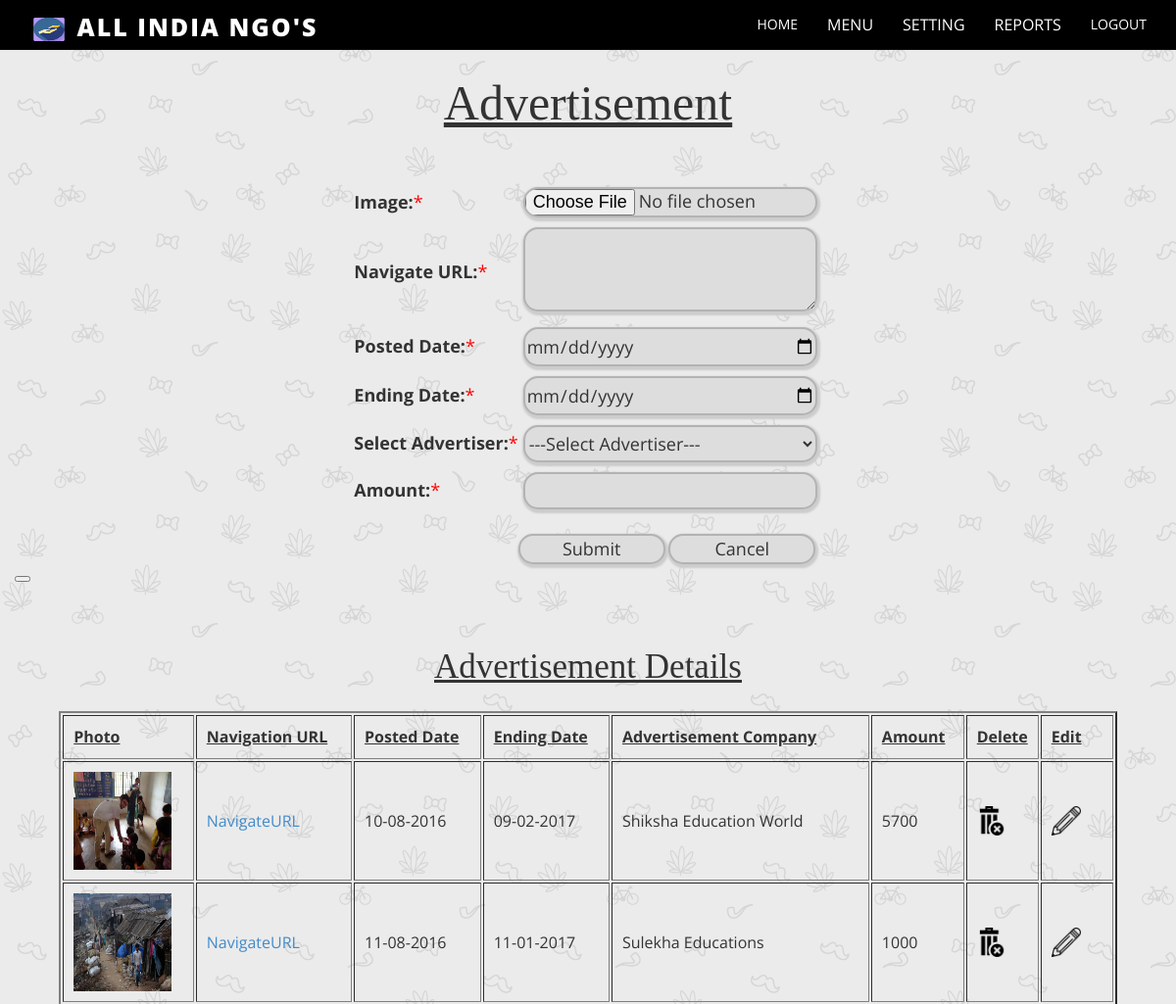
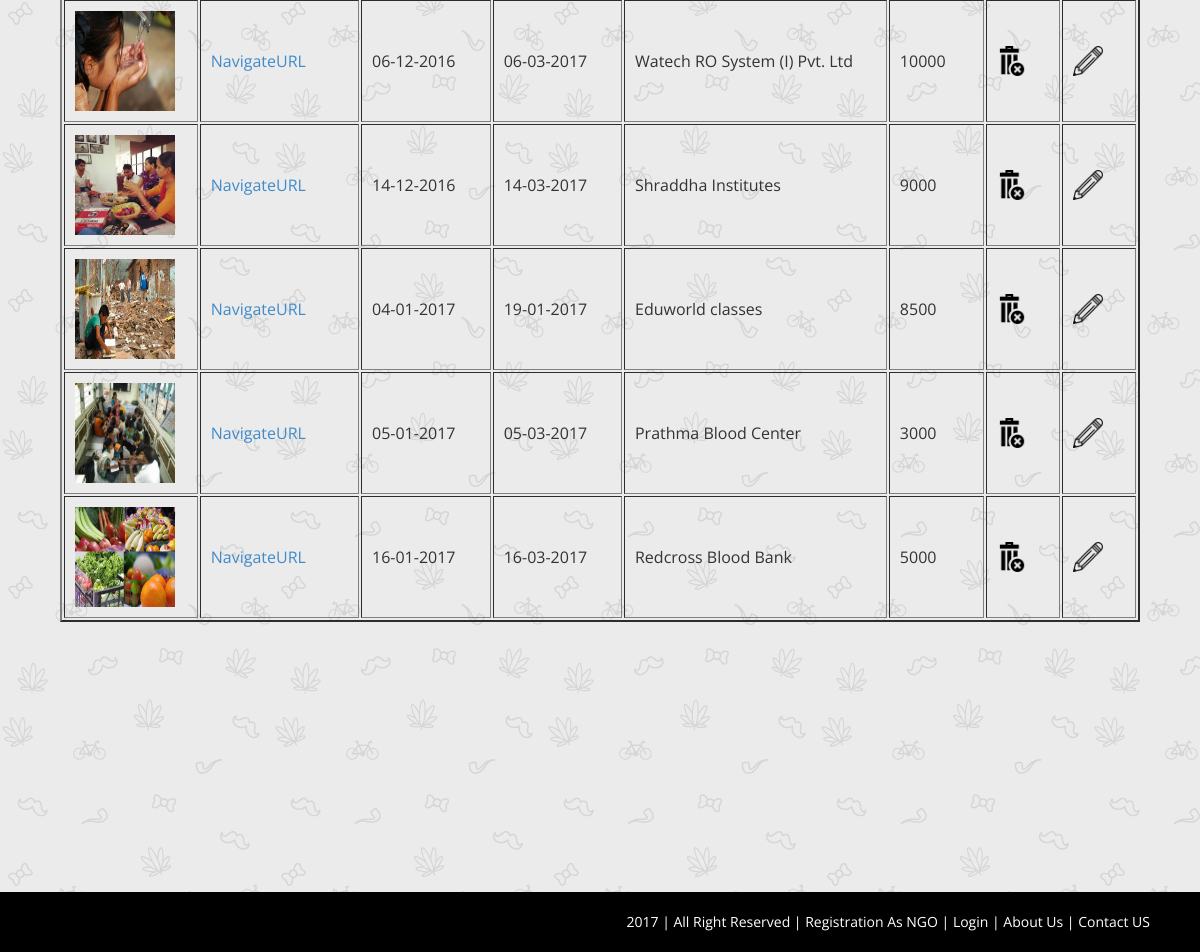
/project/advertisement.php, run on the app's committed database (2 pictures, top to bottom).
### tables this page shows
CREATE TABLE IF NOT EXISTS `advertisement_table` (
  `advertisementid` int(10) NOT NULL AUTO_INCREMENT,
  `photo` varchar(100) NOT NULL,
  `navigateURL` varchar(100) NOT NULL,
  `posteddate` date NOT NULL,
  `enddate` date NOT NULL,
  `advertiserid` int(10) NOT NULL,
  `amount` varchar(20) NOT NULL,
  PRIMARY KEY (`advertisementid`)
);

CREATE TABLE IF NOT EXISTS `advertiser_table` (
  `advertiserid` int(10) NOT NULL AUTO_INCREMENT,
  `name` varchar(30) NOT NULL,
  `companyname` varchar(30) NOT NULL,
  `contactno` varchar(15) NOT NULL,
  `emailid` varchar(30) NOT NULL,
  `regdate` date NOT NULL,
  PRIMARY KEY (`advertiserid`)
);

### project/advertisement.php (the view, shortened to what this page needs)
<?php
	include("adminheader.php");
	include("dbconnection.php");
?>
<form action="addadvertisement.php" onsubmit="return check();" name="f1" method="post" enctype="multipart/form-data">
<center>
<span class="header">Advertisement</span>
<br>
<br>
<table>
<tr>
	<td style="font-size:18px;"><b>Image:</b><span style="color:red">*</span></td>
	<td style="padding:5px"><input type="file" name="i1" style="width:300px;" class="tbox"><span id="d1" class="error"></span></td></p>
</tr>
<tr>
	<td style="font-size:18px;"><b>Navigate URL:</b><span style="color:red">*</span></td>
	<td style="padding:5px"><textarea rows="3" cols="19" name="t1" style="width:300px;font-size:18px;" class="tbox"></textarea><span id="d2" class="error"></span></td>
</tr>
<tr>
	<td style="font-size:18px;"><b>Posted Date:</b><span style="color:red">*</span></td>
	<td style="padding:5px"><input type="date" name="t2" class="tbox" style="width:300px;"><span id="d3" class="error"></span></td>
</tr>
<tr>
	<td style="font-size:18px;"><b>Ending Date:</b><span style="color:red">*</span></td>
	<td style="padding:5px"><input type="date" name="t3" class="tbox" style="width:300px;"><span id="d4" class="error"></span></td>
</tr>
<tr>
	<td style="font-size:18px;"><b>Select Advertiser:</b><span style="color:red">*</span></td>
	<td style="padding:5px"><select style="width:300px;height:38px;font-size:18px;" class="tbox" name="t4">
		<option value=0>---Select Advertiser---</option>
	    </select><span id="d5" class="error"></span>
	</td>
</tr>
<tr>
	<td style="font-size:18px;"><b>Amount:</b><span style="color:red">*</span></td>
	<td style="padding:5px"><input type="text" class="tbox" name="t5" onKeyUp="checknumber(this.value,'d6');" style="width:300px;height:38px;"><span id="d6" class="error"></span></td>
</tr>
<tr>
	<td>&nbsp;</td>
</tr>
<tr>
	<td>&nbsp;</td>
	<td><input type="submit" value="Submit" class="tbox" name="b1" style="width:150px;font-size:18px">
	<input type="reset" value="Cancel" name="b2" class="tbox" style="width:150px;font-size:18px"></td>
</tr>
</table>
</center>
<button onClick="myfunc()"></button>
</form>
<br>
<br>
<br>
<?php
	$rs=$obj->query("select *From advertisement_table a,advertiser_table t where a.advertiserid=t.advertiserid order by a.posteddate");
?>
<center>
<span class="table">Advertisement Details</span>
<br>
<br>
<table class="tbl" border=2>
<tr>
	<td style="padding:10px;font-size:16px;"><b><u>Photo</td>
	<td style="padding:10px;font-size:16px;"><b><u>Navigation URL</u></b></td>
	<td style="padding:10px;font-size:16px"><b><u>Posted Date</u></b></td>
	<td style="padding:10px;font-size:16px"><b><u>Ending Date</u></b></td>
	<td style="padding:10px;font-size:16px"><b><u>Advertisement Company</u></td>
	<td style="padding:10px;font-size:16px;"><b><u>Amount</u></b></td>
	<td style="padding:10px;font-size:16px"><b><u>Delete</u></b></td>
	<td style="padding:10px;font-size:16px"><b><u>Edit</u></b></td>
</tr>
	<?php
		while($db=$rs->fetch())
		{
	?>
	<tr>
				<td style="padding:10px"><img src='<?php echo $db["photo"]; ?>' height=100 width=100></td>
				<td style="padding:10px;font-size:16px"><a href='<?php echo $db["navigateURL"]; ?>'>NavigateURL</a></td>
				<td style="padding:10px;font-size:16px"><?php $org=$db["posteddate"]; echo date("d-m-Y", strtotime($org)); ?></td>
				<td style="padding:10px;font-size:16px"><?php $org1=$db["enddate"]; echo date("d-m-Y",strtotime($org1)); ?></td>
				<td style="padding:10px;font-size:16px"><?php echo $db["companyname"]; ?></td>
				<td style="padding:10px;font-size:16px;"><?php echo $db["amount"]; ?></td>
				<td style="padding:10px;font-size:16px" width="7%"><a href='deleteadvertisement.php?x=<?php echo $db["advertisementid"]; ?>' onclick="return confirm('You sure you want to delete?'); " ><img src="image\delete.png" height=30 width=30></a></td>
				<td style="padding:10px;font-size:16px" width="7%"><a href='editadvertisement.php?x=<?php echo $db["advertisementid"]; ?>' onclick="return confirm('You sure you want to edit?'); " ><img src="image\edit.png" height=30 width=30></a></td>
			</tr>
	<?php
	   }
	?>
</table>
</center>
<?php
	include("adminfooter.php");
?>

### project/adminheader.php (shortened to what this page needs)
<!DOCTYPE html>
<html lang="en">
<head>
    <link href="assets/css/bootstrap.css" rel="stylesheet" />
    <link href="assets/css/font-awesome.min.css" rel="stylesheet" />
    <link href="assets/css/font-awesome-animation.css" rel="stylesheet" />
    <link href="assets/css/style.css" rel="stylesheet" />
</head>
<body >
    <div class="navbar navbar-inverse navbar-fixed-top">
        <div class="container">
            <div class="navbar-header">
		<a class="navbar-brand" href="welcomeadmin.php"><img src="image\icon.png" width="40" height="30">  ALL INDIA NGO'S</a>
                            </div>
            <div class="navbar-collapse collapse">
 <ul class="nav navbar-nav navbar-right">
                    <li><a href="welcomeadmin.php">HOME</a></li>
                    <li><a href="#home-sec" onmouseover="myFunction()" class="dropbtn">MENU</a>
  </li>
                    <li><a href="#home-sec" onmouseover="myFunction1()" class="dropbtn">SETTING</a>
                     </li>
           <li><a href="#home-sec" onmouseover="myFunction2()" class="dropbtn">REPORTS</a>
	</li>
                    <li><a href="login.php">LOGOUT</a></li>
                </ul>
            </div>
        </div>
    </div>
    <section  id="services-sec">
        <div class="container">
            <div class="row ">

### project/adminfooter.php (shortened to what this page needs)
                 <div class="col-md-12 text-center" style="height:200px">
                    </div>
            </div>
        </div>
    </section>
    <section>
    </section>
    <div id="footer">
        2017 | All Right Reserved | Registration As NGO | Login | About Us | Contact US
    </div>
</body>
</html>

### project/assets/css/style.css (style rules this page uses)
.text-center { text-align:center; }
section { padding-top:20px; margin-top:50px; }
.navbar { font-size: 14px; }
.navbar-inverse { background: #000000; }
.navbar-inverse .navbar-brand { color: #ffffff; font-weight: bolder; font-size: 25px; font-weight:900; letter-spacing: 2px; }
.navbar-inverse .navbar-nav > li > a { color: #FFFFFF; }
#footer { background-color:#000; color:#fff; padding:20px 50px 20px 50px; text-align:right; }

### project/adminheader.php (style rules this page uses)
.dropbtn { color: white; padding: 16px; font-size: 16px; border: none; cursor: pointer; }

### project/advertisement.php (style rules this page uses)
.header { color:dark grey; font-family:bookman old style ; font-size:50px; text-decoration:underline; }
.table { color:dark grey; font-family:bookman old style; font-size:35px; text-decoration:underline; }
.tbox { border:2px solid #b3b3b3; background:#dddddd; width:200px; border-radius:15px; -moz-border-radius:25px; -moz-box-shadow:1px 1px 1px #ccc; -webkit-box-shadow: 1px 1px 1px 1px #ccc; box-shadow: 1px 2px 2px 2px #ccc; }
.tbl { border-collapse: separate; border-spacing: 2px 2px; border-color:dark grey; }
input[type="text"] { font-size:18px; }
input[type="file"] { font-size:18px; }
input[type="date"] { font-size:18px; }

### data on the page
advertisement_table: photo (picture), posteddate "10-08-2016", enddate "09-02-2017", advertiserid.companyname "Shiksha Education World", amount "5700"
advertisement_table: photo (picture), posteddate "11-08-2016", enddate "11-01-2017", advertiserid.companyname "Sulekha Educations", amount "1000"
advertisement_table: photo (picture), posteddate "06-12-2016", enddate "06-03-2017", advertiserid.companyname "Watech RO System (I) Pvt. Ltd", amount "10000"
advertisement_table: photo (picture), posteddate "14-12-2016", enddate "14-03-2017", advertiserid.companyname "Shraddha Institutes", amount "9000"
advertisement_table: photo (picture), posteddate "04-01-2017", enddate "19-01-2017", advertiserid.companyname "Eduworld classes", amount "8500"
advertisement_table: photo (picture), posteddate "05-01-2017", enddate "05-03-2017", advertiserid.companyname "Prathma Blood Center", amount "3000"
advertisement_table: photo (picture), posteddate "16-01-2017", enddate "16-03-2017", advertiserid.companyname "Redcross Blood Bank", amount "5000"
